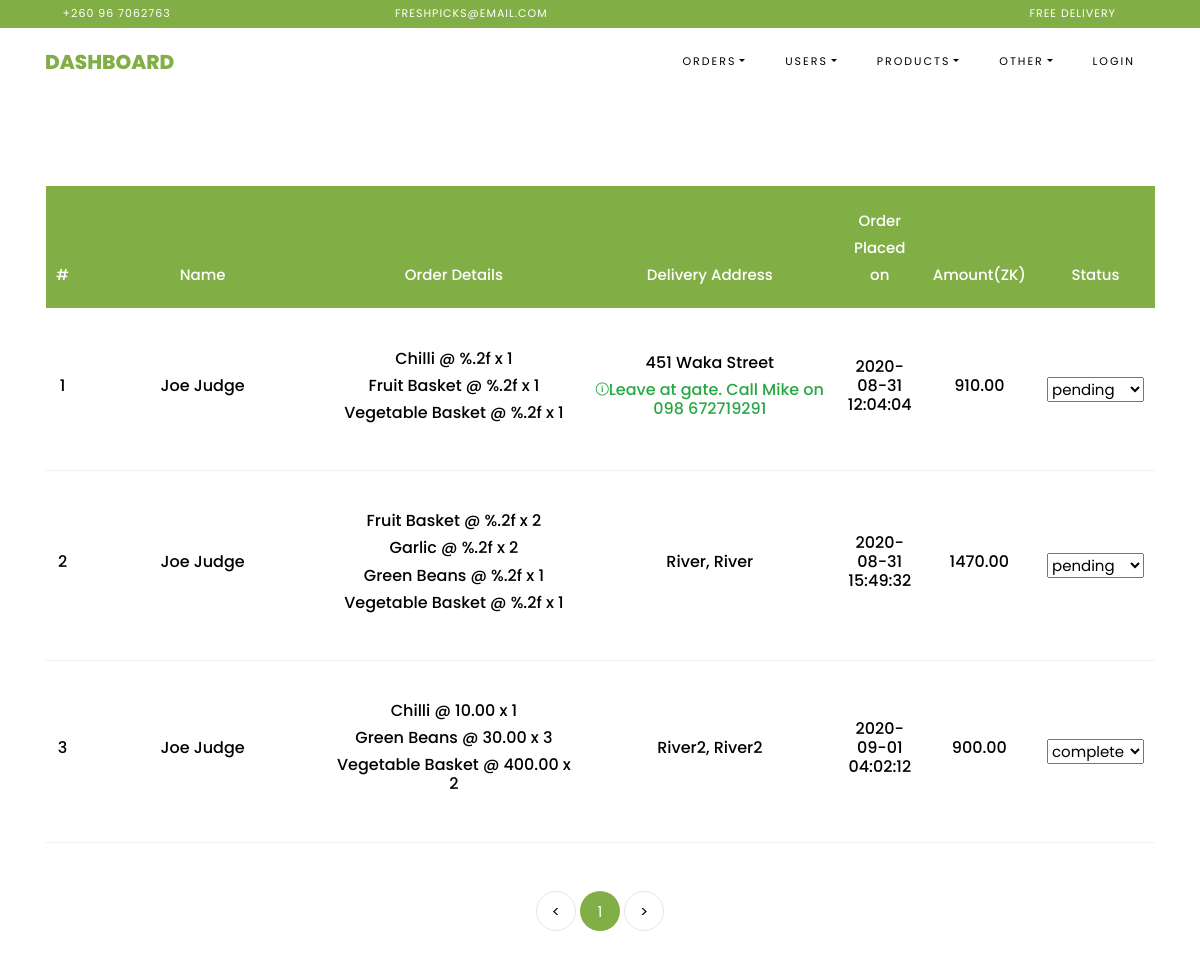
Page /admin/all_orders (signed in) on the committed database.
### freshpicks/databaseModels.py (models this page shows, shortened)
class Orders(db.Model):
    id = db.Column(db.Integer, primary_key=True, autoincrement=True, unique=True)
    customer_id = db.Column(db.Integer(), db.ForeignKey('customers.id'), nullable=False)
    order = db.Column(db.String(), nullable=False)
    total_price = db.Column(db.Float(), nullable=False)
    delivery_address = db.Column(db.String(), nullable=False)
    date_ordered = db.Column(db.TIMESTAMP(), default=datetime.datetime.now(), nullable=False)
    additional_instructions = db.Column(db.String(), nullable=True)
    status = db.Column(db.String(), nullable=False, default="pending")
    date_completed = db.Column(db.TIMESTAMP(), nullable=True)
    date_cancelled = db.Column(db.TIMESTAMP(), nullable=True)

class Customers(db.Model, UserMixin):
    id = db.Column(db.Integer, primary_key=True, autoincrement=True, unique=True)
    fullname = db.Column(db.String(), nullable=False)
    address = db.Column(db.String(), nullable=False)
    town = db.Column(db.String(), nullable=False)
    country = db.Column(db.String(), nullable=False)
    phone_number = db.Column(db.String(), nullable=False, unique=True)
    email_address = db.Column(db.String(), unique=True, nullable=True)
    gender = db.Column(db.String(), nullable=False)
    dob = db.Column(db.String(), nullable=False)
    password = db.Column(db.String(), nullable=True)
    terms_and_conditions = db.Column(db.Boolean(), nullable=False)
    date_registered = db.Column(db.TIMESTAMP(), default=datetime.datetime.now(), nullable=False)
    orders = db.relationship('Orders', backref='buyer', lazy=True)

### freshpicks/admins/routes.py (the view)
@admins.route('/admin/<path:view>')
def admin_view(view):
    if not g.admins:
        return redirect(url_for('.admins.admin'))
    page = request.args.get('page', 1, type=int)
    if "orders" in view:
        orders = ""  # need this to handle the filter in the view
        order_type = "all_orders"
        if view == "pending_orders":
            orders = Orders.query.filter_by(status="pending").paginate(per_page=PER_PAGE_VIEW, page=page)
            order_type = "pending_orders"
        if view == "completed_orders":
            orders = Orders.query.filter_by(status="complete").paginate(per_page=PER_PAGE_VIEW, page=page)
            order_type = "completed_orders"
        elif view == "cancelled_orders":
            orders = Orders.query.filter_by(status="cancel").paginate(per_page=PER_PAGE_VIEW, page=page)
            order_type = "cancelled_orders"
        elif view == "all_orders":
            orders = Orders.query.paginate(per_page=PER_PAGE_VIEW, page=page)
        return render_template('admin/manage_orders.html', order_type=order_type, orders_list=orders)
    elif view == "customers":
        customer_list = Customers.query.order_by(Customers.fullname.asc()).paginate(per_page=PER_PAGE_VIEW, page=page)
        return render_template('admin/manage_customers.html', customer_list=customer_list)
    elif view == "admin_users":
        admin_list = AdminUsers.query.order_by(AdminUsers.username.asc()).paginate(per_page=PER_PAGE_VIEW, page=page)
        return render_template('admin/manage_users.html', admin_list=admin_list)
    elif view == "products":
        product_list = Products.query.order_by(Products.is_basket_item.desc(), Products.name.asc()).paginate(
            per_page=PER_PAGE_VIEW, page=page)
        return render_template('admin/manage_products.html', product_list=product_list)
    elif view == "customer_messages":
        messages_list = Messages.query.order_by(Messages.date_sent.asc()).paginate(per_page=PER_PAGE_VIEW, page=page)
        return render_template('admin/manage_comments.html', messages_list=messages_list)
    return render_template('admin/manage_products.html', product_list=[])

### freshpicks/admins/routes.py (called while the page is built)
@admins.before_request
def before_request():
    g.user = None
    g.admins = None
    if 'admin_username' in session:
        g.admins = session['admin_username']

### freshpicks/templates/admin/manage_orders.html (shortened to what this page needs)
{% extends 'admin/admin_template.html' %}
{% block navbar %}Dashboard{% endblock %}
{% block content %}
    <section class="ftco-section ftco-cart">
        <div class="container">
            <div class="row">
                <div class="col-md-12 ftco-animate">
                    <div class="cart-list">
                        <table class="table">
                            <thead class="thead-primary">
                            <tr class="text-center">
                                <th>#</th>
                                <th>Name</th>
                                <th>Order Details</th>
                                <th>Delivery Address</th>
                                <th>Order Placed on</th>
                                <th>Amount(ZK)</th>
                                <th>Status</th>
                            </tr>
                            </thead>
                            <tbody>
                            {% if orders_list %}
                                {% for order in orders_list.items %}
                                    <tr class="text-center">
                                        <form action="/mark_complete" method="post">
                                            <td class="total">
                                                <h6>{{ order.id }}</h6>
                                            </td>
                                            <td class="product-name">
                                                <h6>{{ order.buyer.fullname }}</h6>
                                            </td>
                                            <td class="product-name">
                                                {% set _order = order.order.splitlines() %}
                                                {% for i in _order %}
                                                    <h6>{{ i }}</h6>
                                                {% endfor %}
                                            </td>
                                            <td class="product-name">
                                                <h6>{{ order.delivery_address }}</h6>
                                                {% if order.additional_instructions %}
                                                    <h6 class="ion-ios-information-circle-outline text-success">{{ order.additional_instructions }}</h6>
                                                {% endif %}
                                            </td>
                                            <td class="categories">
                                                <h6>{{ order.date_ordered.strftime('%Y-%m-%d %H:%M:%S') }}</h6>
                                            </td>
                                            <td class="categories">
                                                <h6>{{ "%.2f"|format(order.total_price) }}</h6>
                                            </td>
                                            <td class="categories">
                                                <select class="dropdown-toggle" name="_order_status"
                                                        data-toggle="dropdown" aria-haspopup="true"
                                                        onchange="this.form.submit()">
                                                    <option selected disabled hidden
                                                            value="current">{{ order.status }}</option>
                                                </select>
                                            </td>
                                        </form>
                                    </tr>
                                {% endfor %}
                            {% endif %}
                            </tbody>
                        </table>
                        <div class="row mt-5">
                            <div class="col text-center">
                                <div class="block-27">
                                    <ul>
                                        <li><a href="#">&lt;</a></li>
                                        {% for page_num in orders_list.iter_pages(left_edge=1, right_edge=1, left_current=1, right_current=2) %}
                                            {% if page_num %}
                                                {% if orders_list.page == page_num %}
                                                    <li class="active"
                                                        href="{{ url_for('.admin_view', view=order_type, page=page_num) }}">
                                                        <span>{{ page_num }}</span></li>
                                                {% else %}
                                                    <li>
                                                        <a href="{{ url_for('admin_view', view=order_type, page=page_num) }}">{{ page_num }}</a>
                                                    </li>
                                                {% endif %}
                                            {% else %}
                                                <li>
                                                    <a href="{{ url_for('admin_view', view=order_type,  page=right_edge) }}">...</a>
                                                </li>
                                            {% endif %}
                                        {% endfor %}
                                        <li><a href="#">&gt;</a>
                                        </li>
                                    </ul>
                                </div>
                            </div>
                        </div>
                    </div>
                </div>
            </div>
        </div>
    </section>
{% endblock %}

### rows in the picture
Orders: id "1", buyer.fullname "Joe Judge", _order "Chilli @ %.2f x 1" "Fruit Basket @ %.2f x 1" "Vegetable Basket @ %.2f x 1", delivery_address "451 Waka Street", additional_instructions "Leave at gate. Call Mike on 098 672719291", date_ordered "2020-08-31 12:04:04", total_price "910.00", _order_status "pending"
Orders: id "2", buyer.fullname "Joe Judge", _order "Fruit Basket @ %.2f x 2" "Garlic @ %.2f x 2" "Green Beans @ %.2f x 1" "Vegetable Basket @ %.2f x 1", delivery_address "River, River", date_ordered "2020-08-31 15:49:32", total_price "1470.00", _order_status "pending"
Orders: id "3", buyer.fullname "Joe Judge", _order "Chilli @ 10.00 x 1" "Green Beans @ 30.00 x 3" "Vegetable Basket @ 400.00 x 2", delivery_address "River2, River2", date_ordered "2020-09-01 04:02:12", total_price "900.00", _order_status "complete"

### other values in the picture
{{ page_num }} "1"
